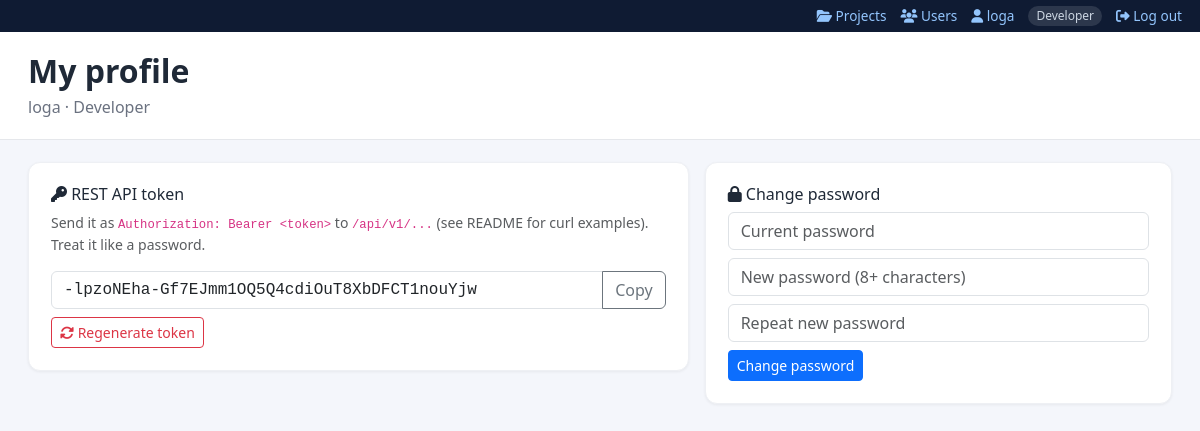
Screenshot of /profile (signed in) with the database file from the repository.
### models.py (models this page shows, shortened)
class User(db.Model):
    __tablename__ = "user"
    id = db.Column(db.Integer, primary_key=True)
    username = db.Column(db.String(40), unique=True, nullable=False)
    full_name = db.Column(db.String(120), default="")
    email = db.Column(db.String(160), default="")
    password_hash = db.Column(db.String(300), nullable=False)
    role = db.Column(db.String(20), default="Developer")          # Admin / Developer / Tester
    api_token = db.Column(db.String(80), unique=True, nullable=True)
    created_at = db.Column(db.DateTime, default=utcnow)
    @property
    def display_name(self):
        return self.full_name or self.username

### auth.py (the view, shortened to what this page needs)
@bp.route("/profile", methods=["GET", "POST"])
def profile():
    if not g.user.api_token:
        g.user.regenerate_token()
        db.session.commit()
    return render_template("profile.html")

### app.py (called while the page is built, shortened)
@app.context_processor
def file_selector_context():
    if request.endpoint not in SCOPED_ENDPOINTS or not request.view_args:
        return {}

### auth.py (called while the page is built)
def csrf_token():
    tok = session.get("_csrf")
    if not tok:
        tok = secrets.token_urlsafe(32)
        session["_csrf"] = tok
    return tok

### templates/profile.html (shortened to what this page needs)
{% extends "base.html" %}
{% block content %}
<div class="page-header"><h2>My profile</h2><p>{{ current_user.display_name }} &middot; {{ current_user.role }}</p></div>
<div class="page-body">
  <div class="row g-3">
    <div class="col-lg-7">
      <div class="panel">
        <h6><i class="fa-solid fa-key"></i> REST API token</h6>
        <p class="small text-muted">Send it as <code>Authorization: Bearer &lt;token&gt;</code> to <code>/api/v1/...</code> (see README for curl examples). Treat it like a password.</p>
        <div class="input-group mb-2">
          <input class="form-control font-monospace" id="tok" value="{{ current_user.api_token }}" readonly>
          <button class="btn btn-outline-secondary" type="button" onclick="navigator.clipboard && navigator.clipboard.writeText(document.getElementById('tok').value)">Copy</button>
        </div>
        <form method="POST" onsubmit="return confirm('Generate a new token? The old one stops working.');"><input type="hidden" name="csrf_token" value="{{ csrf_token() }}">
          <button class="btn btn-sm btn-outline-danger"><i class="fa-solid fa-rotate"></i> Regenerate token</button>
        </form>
      </div>
    </div>
    <div class="col-lg-5">
      <div class="panel">
        <h6><i class="fa-solid fa-lock"></i> Change password</h6>
        <form method="POST"><input type="hidden" name="csrf_token" value="{{ csrf_token() }}">
          <div class="mb-2"><input type="password" name="current" class="form-control" placeholder="Current password" required autocomplete="current-password"></div>
          <div class="mb-2"><input type="password" name="password" class="form-control" placeholder="New password (8+ characters)" required minlength="8" autocomplete="new-password"></div>
          <div class="mb-2"><input type="password" name="password2" class="form-control" placeholder="Repeat new password" required minlength="8" autocomplete="new-password"></div>
          <button class="btn btn-primary btn-sm">Change password</button>
        </form>
      </div>
    </div>
  </div>
</div>
{% endblock %}

### templates/base.html (shortened to what this page needs)
<!DOCTYPE html>
<html lang="en">
<head>
<link href="{{ url_for('static', filename='vendor/bootstrap/css/bootstrap.min.css') }}" rel="stylesheet">
<link href="{{ url_for('static', filename='vendor/fontawesome/css/all.min.css') }}" rel="stylesheet">
<link href="{{ url_for('static', filename='css/style.css') }}" rel="stylesheet">
</head>
<body>
<div class="d-flex">
  <div class="layout-col">
  {% if current_user %}
  <div class="topbar d-print-none">
    <a href="{{ url_for('index') }}"><i class="fa-solid fa-folder-open"></i> Projects</a>
    <a href="{{ url_for('auth.users') }}"><i class="fa-solid fa-users"></i> Users</a>
    <a href="{{ url_for('auth.profile') }}"><i class="fa-solid fa-user"></i> {{ current_user.display_name }}</a>
    <span class="role-pill">{{ current_user.role }}</span>
    <form method="POST" action="{{ url_for('auth.logout') }}" class="d-inline"><input type="hidden" name="csrf_token" value="{{ csrf_token() }}"><button class="link-btn"><i class="fa-solid fa-right-from-bracket"></i> Log out</button></form>
  </div>
  {% endif %}
  <main class="main-content {% if not project %}full-width{% endif %}">
    {% block content %}{% endblock %}
  </main>
  </div>
</div>
</body>
</html>

### static/css/style.css (style rules this page uses)
:root { --primary: #2f5fdb; --primary-dark: #1f3f9e; --bg: #f4f6fb; --card-bg: #ffffff; --text-muted: #6b7280; --success: #16a34a; --warning: #d97706; --danger: #dc2626; }
body { background: var(--bg); font-family: 'Segoe UI', system-ui, -apple-system, sans-serif; color: #1f2937; }
.main-content { flex: 1; min-width: 0; padding: 0; }
.main-content.full-width { width: 100%; }
.page-header { background: #fff; padding: 20px 28px; border-bottom: 1px solid #e5e7eb; margin-bottom: 22px; }
.page-header h2 { margin: 0; font-weight: 700; }
.page-header p { margin: 4px 0 0; color: var(--text-muted); }
.page-body { padding: 0 28px 40px; }
.panel { background: var(--card-bg); border-radius: 12px; padding: 22px; box-shadow: 0 1px 3px rgba(0,0,0,0.06); border: 1px solid #eef0f4; margin-bottom: 22px; }
.topbar { background: #0f1b33; color: #cbd5e1; font-size: 0.85rem; padding: 6px 18px; display: flex; gap: 14px; align-items: center; justify-content: flex-end; flex-wrap: wrap; }
.topbar a { color: #93c5fd; text-decoration: none; }
.topbar .role-pill { background: rgba(255,255,255,.12); padding: 1px 8px; border-radius: 10px; font-size: .75rem; }
.topbar button.link-btn { background: none; border: 0; color: #93c5fd; padding: 0; font-size: .85rem; }
.layout-col { flex: 1; min-width: 0; display: flex; flex-direction: column; }

### rows the page displays
User: display_name "loga", role "Developer", api_token "-lpzoNEha-Gf7EJmm1OQ5Q4cdiOuT8XbDFCT1nouYjw"
